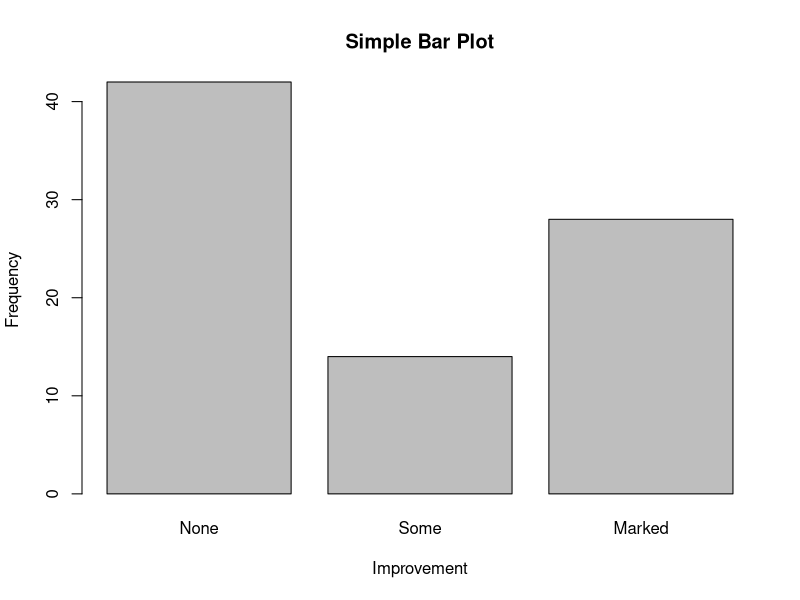
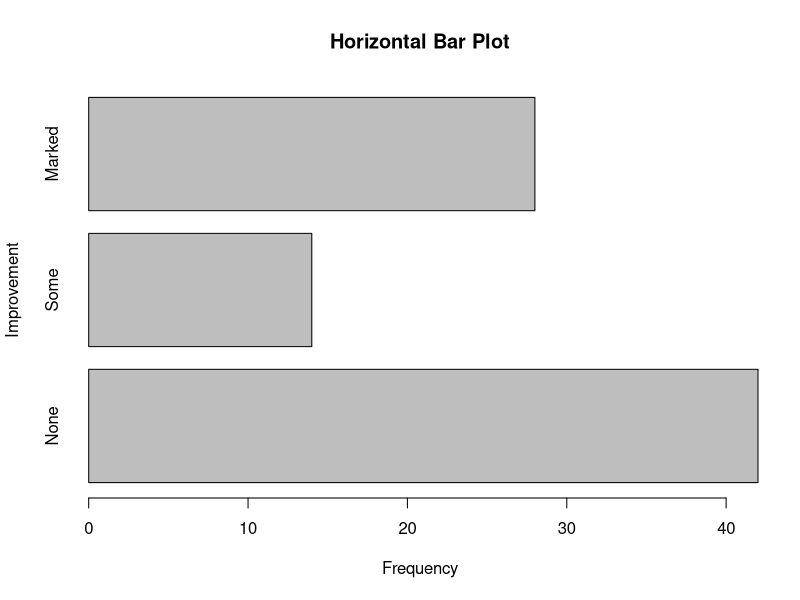
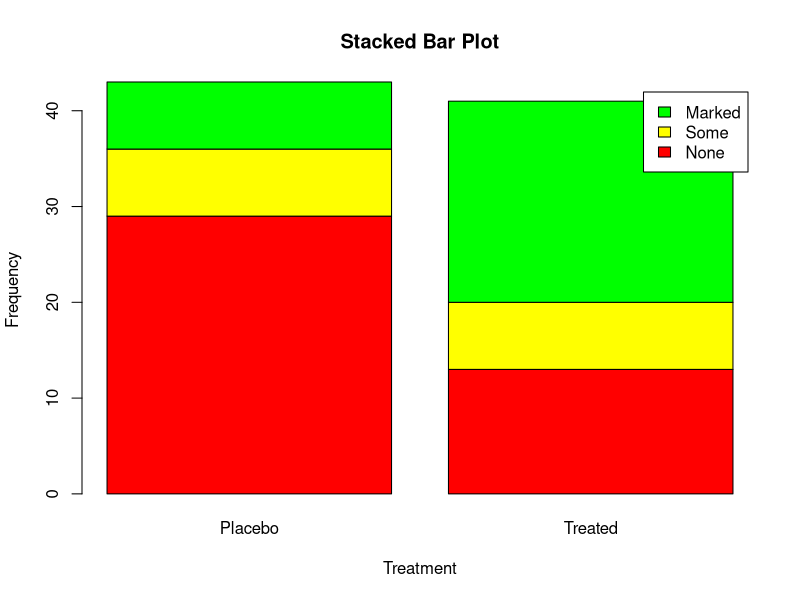
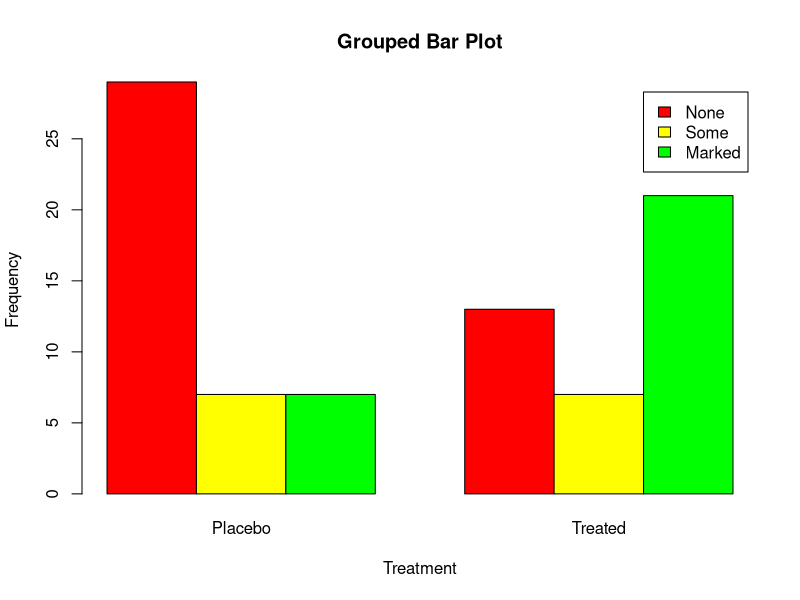
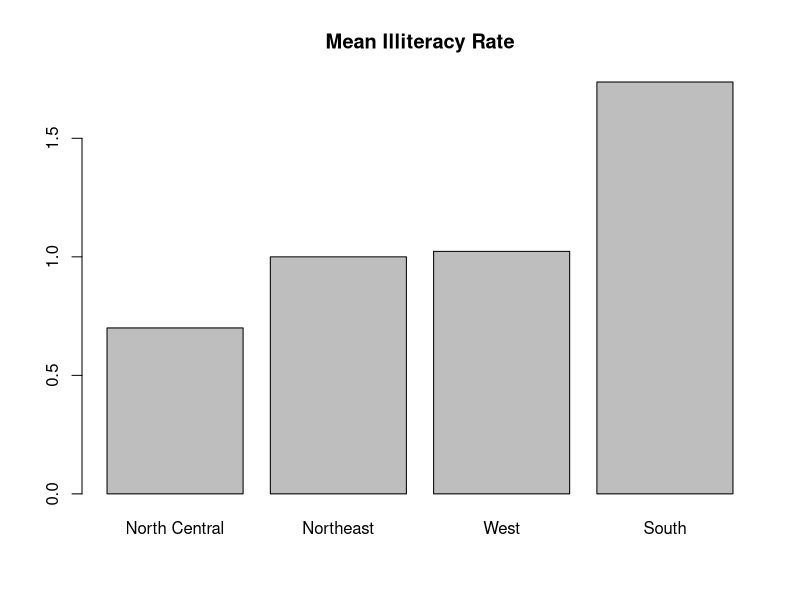
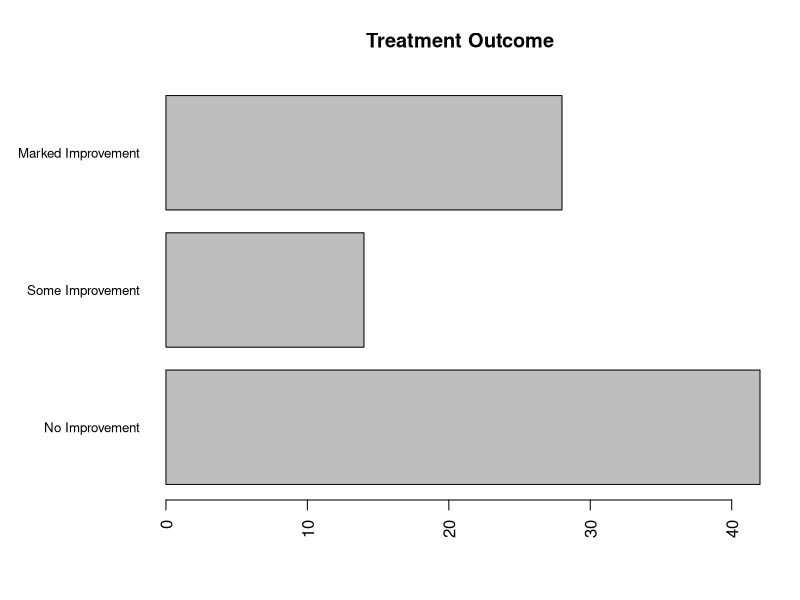
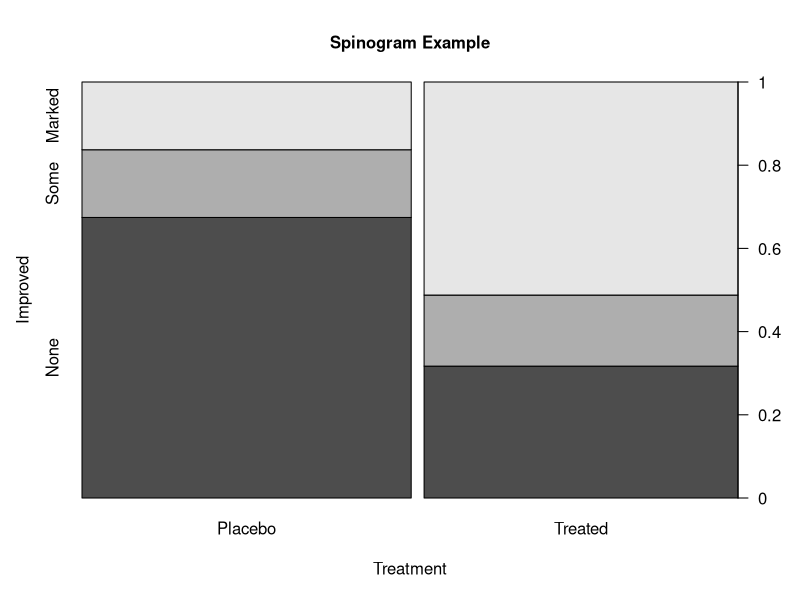
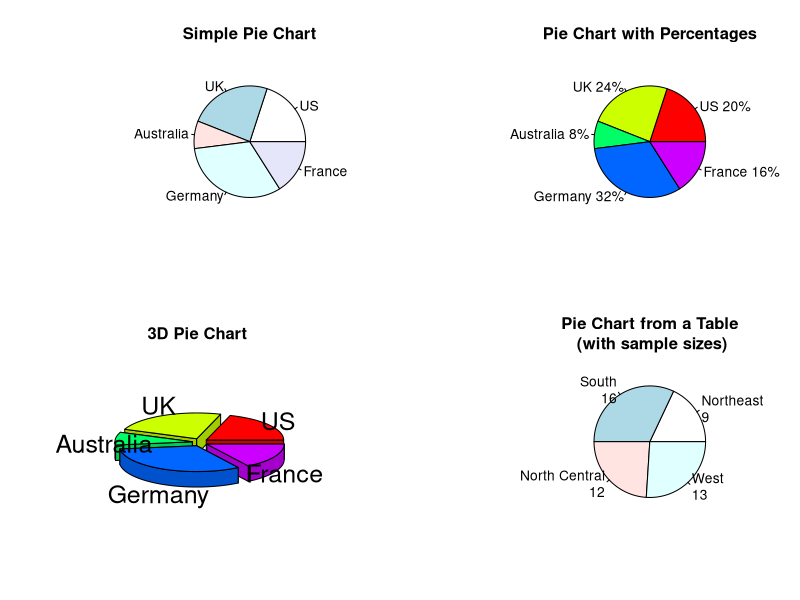

Write the R code that produced these figures, in order. (Note: this script raises an error after producing the figures.)
#----------------------------------------------------------------#
# R in Action: Chapter 6                                         #
# requires that the vcd, plotrix, sm, vioplot packages have been #
# installed                                                      #
# install.packages(c('vcd', 'plotrix', 'sm', 'vioplot'))         #
#----------------------------------------------------------------#

# pause after each graph
par(ask = TRUE)

# save original graphic settings
opar <- par(no.readonly = TRUE)

# Load vcd package
library(vcd)

# Get cell counts for improved variable
counts <- table(Arthritis$Improved)
counts

# Listing 6.1 - Simple bar plot

# simple bar plot
barplot(counts, main = "Simple Bar Plot", xlab = "Improvement", 
    ylab = "Frequency")


# horizontal bar plot
barplot(counts, main = "Horizontal Bar Plot", xlab = "Frequency", 
    ylab = "Improvement", horiz = TRUE)


# get counts for Improved by Treatment table
counts <- table(Arthritis$Improved, Arthritis$Treatment)
counts

# Listing 6.2 - Stacked and groupde bar plots

# stacked barplot
barplot(counts, main = "Stacked Bar Plot", xlab = "Treatment", 
    ylab = "Frequency", col = c("red", "yellow", "green"), 
    legend = rownames(counts))

# grouped barplot
barplot(counts, main = "Grouped Bar Plot", xlab = "Treatment", 
    ylab = "Frequency", col = c("red", "yellow", "green"), 
    legend = rownames(counts), 
    beside = TRUE)


# Listing 6.3 - Mean bar plots

states <- data.frame(state.region, state.x77)
means <- aggregate(states$Illiteracy, 
    by = list(state.region), 
    FUN = mean)
means

means <- means[order(means$x), ]
means

barplot(means$x, names.arg = means$Group.1)
title("Mean Illiteracy Rate")

# Listing 6.4 - Fitting labels in bar plots

par(mar = c(5, 8, 4, 2))
par(las = 2)
counts <- table(Arthritis$Improved)

barplot(counts, main = "Treatment Outcome", horiz = TRUE, 
    cex.names = 0.8, names.arg = c("No Improvement", 
    "Some Improvement", "Marked Improvement"))

# Section --6.1.5 Spinograms--

library(vcd)
attach(Arthritis)
counts <- table(Treatment, Improved)
spine(counts, main = "Spinogram Example")
detach(Arthritis)


# Listing 6.5 - Pie charts

par(mfrow = c(2, 2))
slices <- c(10, 12, 4, 16, 8)
lbls <- c("US", "UK", "Australia", "Germany", "France")

pie(slices, labels = lbls, main = "Simple Pie Chart")

pct <- round(slices/sum(slices) * 100)
lbls2 <- paste(lbls, " ", pct, "%", sep = "")
pie(slices, labels = lbls2, col = rainbow(length(lbls)), 
    main = "Pie Chart with Percentages")

library(plotrix)
pie3D(slices, labels = lbls, explode = 0.1, main = "3D Pie Chart ")

mytable <- table(state.region)
lbls <- paste(names(mytable), "\n", mytable, sep = "")
pie(mytable, labels = lbls, 
    main = "Pie Chart from a Table\n (with sample sizes)")

# restore original graphic parameters
par(opar)

# fan plots
library(plotrix)
slices <- c(10, 12, 4, 16, 8)
lbls <- c("US", "UK", "Australia", "Germany", "France")
fan.plot(slices, labels = lbls, main = "Fan Plot")


# Listing 6.6 - Histograms

par(mfrow = c(2, 2))

hist(mtcars$mpg)

hist(mtcars$mpg, breaks = 12, col = "red", 
    xlab = "Miles Per Gallon", 
    main = "Colored histogram with 12 bins")

hist(mtcars$mpg, freq = FALSE, breaks = 12, col = "red", 
    xlab = "Miles Per Gallon", 
    main = "Histogram, rug plot, density curve")
rug(jitter(mtcars$mpg))
lines(density(mtcars$mpg), col = "blue", lwd = 2)

# Histogram with Superimposed Normal Curve 
# (Thanks to Peter Dalgaard)
x <- mtcars$mpg
h <- hist(x, breaks = 12, col = "red", 
    xlab = "Miles Per Gallon", 
    main = "Histogram with normal curve and box")
xfit <- seq(min(x), max(x), length = 40)
yfit <- dnorm(xfit, mean = mean(x), sd = sd(x))
yfit <- yfit * diff(h$mids[1:2]) * length(x)
lines(xfit, yfit, col = "blue", lwd = 2)
box()

# restore original graphic parameters
par(opar)

# Listing 6.7 - Kernel density plot

par(mfrow = c(2, 1))
d <- density(mtcars$mpg)

plot(d)

d <- density(mtcars$mpg)
plot(d, main = "Kernel Density of Miles Per Gallon")
polygon(d, col = "red", border = "blue")
rug(mtcars$mpg, col = "brown")

# restore original graphic parameters
par(opar)

# Listing 6.8 - Comparing kernel density plots

par(lwd = 2)
library(sm)
attach(mtcars)

cyl.f <- factor(cyl, levels = c(4, 6, 8), 
    labels = c("4 cylinder", "6 cylinder", "8 cylinder"))

sm.density.compare(mpg, cyl, xlab = "Miles Per Gallon")
title(main = "MPG Distribution by Car Cylinders")

colfill <- c(2:(2 + length(levels(cyl.f))))
cat("Use mouse to place legend...", "\n\n")
legend(locator(1), levels(cyl.f), fill = colfill)
detach(mtcars)
par(lwd = 1)

# --Section 6.5--

boxplot(mpg ~ cyl, data = mtcars, 
    main = "Car Milage Data", 
    xlab = "Number of Cylinders", 
    ylab = "Miles Per Gallon")

boxplot(mpg ~ cyl, data = mtcars, notch = TRUE, 
    varwidth = TRUE, col = "red", 
    main = "Car Mileage Data", 
    xlab = "Number of Cylinders", 
    ylab = "Miles Per Gallon")

# Listing 6.9 - Box plots for two crossed factors

mtcars$cyl.f <- factor(mtcars$cyl, levels = c(4, 6, 
    8), labels = c("4", "6", "8"))

mtcars$am.f <- factor(mtcars$am, levels = c(0, 1), 
    labels = c("auto", "standard"))

boxplot(mpg ~ am.f * cyl.f, data = mtcars, 
    varwidth = TRUE, col = c("gold", "darkgreen"), 
    main = "MPG Distribution by Auto Type", 
    xlab = "Auto Type")

# Listing 6.10 - Violin plots

library(vioplot)
x1 <- mtcars$mpg[mtcars$cyl == 4]
x2 <- mtcars$mpg[mtcars$cyl == 6]
x3 <- mtcars$mpg[mtcars$cyl == 8]
vioplot(x1, x2, x3, 
    names = c("4 cyl", "6 cyl", "8 cyl"), 
    col = "gold")
title("Violin Plots of Miles Per Gallon")

# --Section 6.6--

dotchart(mtcars$mpg, labels = row.names(mtcars), 
    cex = 0.7, 
    main = "Gas Milage for Car Models", 
    xlab = "Miles Per Gallon")

# Listing 6.11 - sorted colored grouped dot chart

x <- mtcars[order(mtcars$mpg), ]
x$cyl <- factor(x$cyl)
x$color[x$cyl == 4] <- "red"
x$color[x$cyl == 6] <- "blue"
x$color[x$cyl == 8] <- "darkgreen"
dotchart(x$mpg, labels = row.names(x), cex = 0.7, 
    pch = 19, groups = x$cyl, 
    gcolor = "black", color = x$color, 
    main = "Gas Milage for Car Models\ngrouped by cylinder", 
    xlab = "Miles Per Gallon")
    
